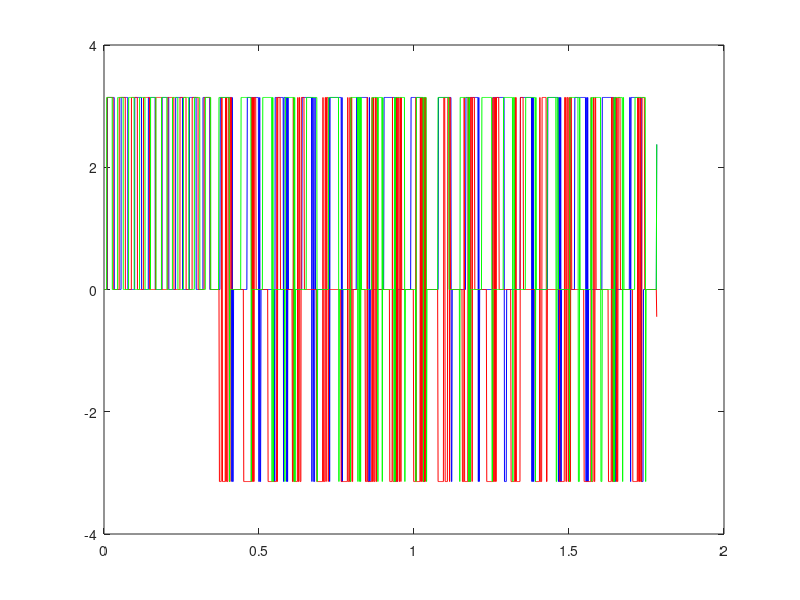

Reproduce this figure in MATLAB.
%Combustion for propulstion - BE 2 (Rijke tube)

%Parameters
L=1.783; %Length of the tube
n=0.01; %Normalized flame response
c1= 340; %Speed of sound in the first part of the tube
c2=2*c1; %Speed of sound in the second part of the tube
rho1=1.2; %Air density in the first part of the tube
rho2=rho1/4; %Air density in the second part of the tube
r=0.2; %Position of the flame
U0=20; %Mean speed of the flow
tau=r/U0; 

%Question 4 : Plotting the structure of the standing pressure inside the
%tube

f1=[93.5,1046.9,2000.4,2953.8,3907.3,4860.7,5814.2,6767.6,7721.1,8674.5,9628.0]; %Frequency considered
omega=2*pi*f1; 
k1=omega/c1;
k2=omega/c2;
L1=r*L;
x1=linspace(0,r*L,1000);
x2=linspace(r*L,L,1000);
X=[x1,x2];

% p1_1=2*cos(k1(1)*x1);
% phase1_1=angle(p1_1);
% p2_1exp=1i*exp(-1i*k2(1)*(L-L1))*(cos(k1(1)*L1)/sin(k2(1)*(L-L1)))*(exp(1i*k2(1)*(x2-L1))-exp(-1i*k2(1)*(x2-L1))*exp(2*1i*k2(1)*(L-L1)));
% phase2_1=angle(p2_1exp);
% p2_1=abs(p2_1exp);
% P1=[p1_1,p2_1];
% phase1=[phase1_1,phase2_1];
% 
% p1_2=2*cos(k1(2)*x1);
% phase1_2=angle(p1_2);
% p2_2exp=1i*exp(-1i*k2(2)*(L-L1))*(cos(k1(2)*L1)/sin(k2(2)*(L-L1)))*(exp(1i*k2(2)*(x2-L1))-exp(-1i*k2(2)*(x2-L1))*exp(2*1i*k2(2)*(L-L1)));
% phase2_2=angle(p2_2exp);
% p2_2=abs(p2_2exp);
% P2=[p1_2,p2_2];
% phase2=[phase1_2,phase2_2];
% 
% p1_3=2*cos(k1(3)*x1);
% phase1_3=angle(p1_3);
% p2_3exp=1i*exp(-1i*k2(3)*(L-L1))*(cos(k1(3)*L1)/sin(k2(3)*(L-L1)))*(exp(1i*k2(3)*(x2-L1))-exp(-1i*k2(3)*(x2-L1))*exp(2*1i*k2(3)*(L-L1)));
% phase2_3=angle(p2_3exp);
% p2_3=abs(p2_3exp);
% P3=[p1_3,p2_3];
% phase3=[phase1_3,phase2_3];
% 
% p1_4=2*cos(k1(4)*x1);
% phase1_4=angle(p1_4);
% p2_4exp=1i*exp(-1i*k2(4)*(L-L1))*(cos(k1(4)*L1)/sin(k2(4)*(L-L1)))*(exp(1i*k2(4)*(x2-L1))-exp(-1i*k2(4)*(x2-L1))*exp(2*1i*k2(4)*(L-L1)));
% phase2_4=angle(p2_4exp);
% p2_4=abs(p2_4exp);
% P4=[p1_4,p2_4];
% phase4=[phase1_4,phase2_4];
%plot(X,P1,'b',X,P2,'r',X,P3,'g',X,P4,'m');
%plot(X,phase1,'b',X,phase2,'r',X,phase3,'g',X,phase4,'m');

% p1_5=2*cos(k1(5)*x1);
% phase1_5=angle(p1_5);
% p2_5exp=1i*exp(-1i*k2(5)*(L-L1))*(cos(k1(5)*L1)/sin(k2(5)*(L-L1)))*(exp(1i*k2(5)*(x2-L1))-exp(-1i*k2(5)*(x2-L1))*exp(2*1i*k2(5)*(L-L1)));
% phase2_5=angle(p2_5exp);
% p2_5=abs(p2_5exp);
% P5=[p1_5,p2_5];
% phase5=[phase1_5,phase2_5];
% 
% p1_6=2*cos(k1(6)*x1);
% phase1_6=angle(p1_6);
% p2_6exp=1i*exp(-1i*k2(6)*(L-L1))*(cos(k1(6)*L1)/sin(k2(6)*(L-L1)))*(exp(1i*k2(6)*(x2-L1))-exp(-1i*k2(6)*(x2-L1))*exp(2*1i*k2(6)*(L-L1)));
% phase2_6=angle(p2_6exp);
% p2_6=abs(p2_6exp);
% P6=[p1_6,p2_6];
% phase6=[phase1_6,phase2_6];
% 
% p1_7=2*cos(k1(7)*x1);
% phase1_7=angle(p1_7);
% p2_7exp=1i*exp(-1i*k2(7)*(L-L1))*(cos(k1(7)*L1)/sin(k2(7)*(L-L1)))*(exp(1i*k2(7)*(x2-L1))-exp(-1i*k2(7)*(x2-L1))*exp(2*1i*k2(7)*(L-L1)));
% phase2_7=angle(p2_7exp);
% p2_7=abs(p2_7exp);
% P7=[p1_7,p2_7];
% phase7=[phase1_7,phase2_7];
% 
% p1_8=2*cos(k1(8)*x1);
% phase1_8=angle(p1_8);
% p2_8exp=1i*exp(-1i*k2(8)*(L-L1))*(cos(k1(8)*L1)/sin(k2(8)*(L-L1)))*(exp(1i*k2(8)*(x2-L1))-exp(-1i*k2(8)*(x2-L1))*exp(2*1i*k2(8)*(L-L1)));
% phase2_8=angle(p2_8exp);
% p2_8=abs(p2_8exp);
% P8=[p1_8,p2_8];
% phase8=[phase1_8,phase2_8];
% plot(X,P5,'b',X,P6,'r',X,P7,'g',X,P8,'m');
% plot(X,phase5,'b',X,phase6,'r',X,phase7,'g',X,phase8,'m');

p1_9=2*cos(k1(9)*x1);
phase1_9=angle(p1_9);
p2_9exp=1i*exp(-1i*k2(9)*(L-L1))*(cos(k1(9)*L1)/sin(k2(9)*(L-L1)))*(exp(1i*k2(9)*(x2-L1))-exp(-1i*k2(9)*(x2-L1))*exp(2*1i*k2(9)*(L-L1)));
phase2_9=angle(p2_9exp);
p2_9=abs(p2_9exp);
P9=[p1_9,p2_9];
phase9=[phase1_9,phase2_9];

p1_10=2*cos(k1(10)*x1);
phase1_10=angle(p1_10);
p2_10exp=1i*exp(-1i*k2(10)*(L-L1))*(cos(k1(10)*L1)/sin(k2(10)*(L-L1)))*(exp(1i*k2(10)*(x2-L1))-exp(-1i*k2(10)*(x2-L1))*exp(2*1i*k2(10)*(L-L1)));
phase2_10=angle(p2_10exp);
p2_10=abs(p2_10exp);
P10=[p1_10,p2_10];
phase10=[phase1_10,phase2_10];

p1_11=2*cos(k1(11)*x1);
phase1_11=angle(p1_11);
p2_11exp=1i*exp(-1i*k2(11)*(L-L1))*(cos(k1(11)*L1)/sin(k2(11)*(L-L1)))*(exp(1i*k2(11)*(x2-L1))-exp(-1i*k2(11)*(x2-L1))*exp(2*1i*k2(11)*(L-L1)));
p2_11=abs(p2_11exp);
phase2_11=angle(p2_11exp);
P11=[p1_11,p2_11];
phase11=[phase1_11,phase2_11];

%plot(X,P9,'b',X,P10,'r',X,P11,'g');
plot(X,phase9,'b',X,phase10,'r',X,phase11,'g');




